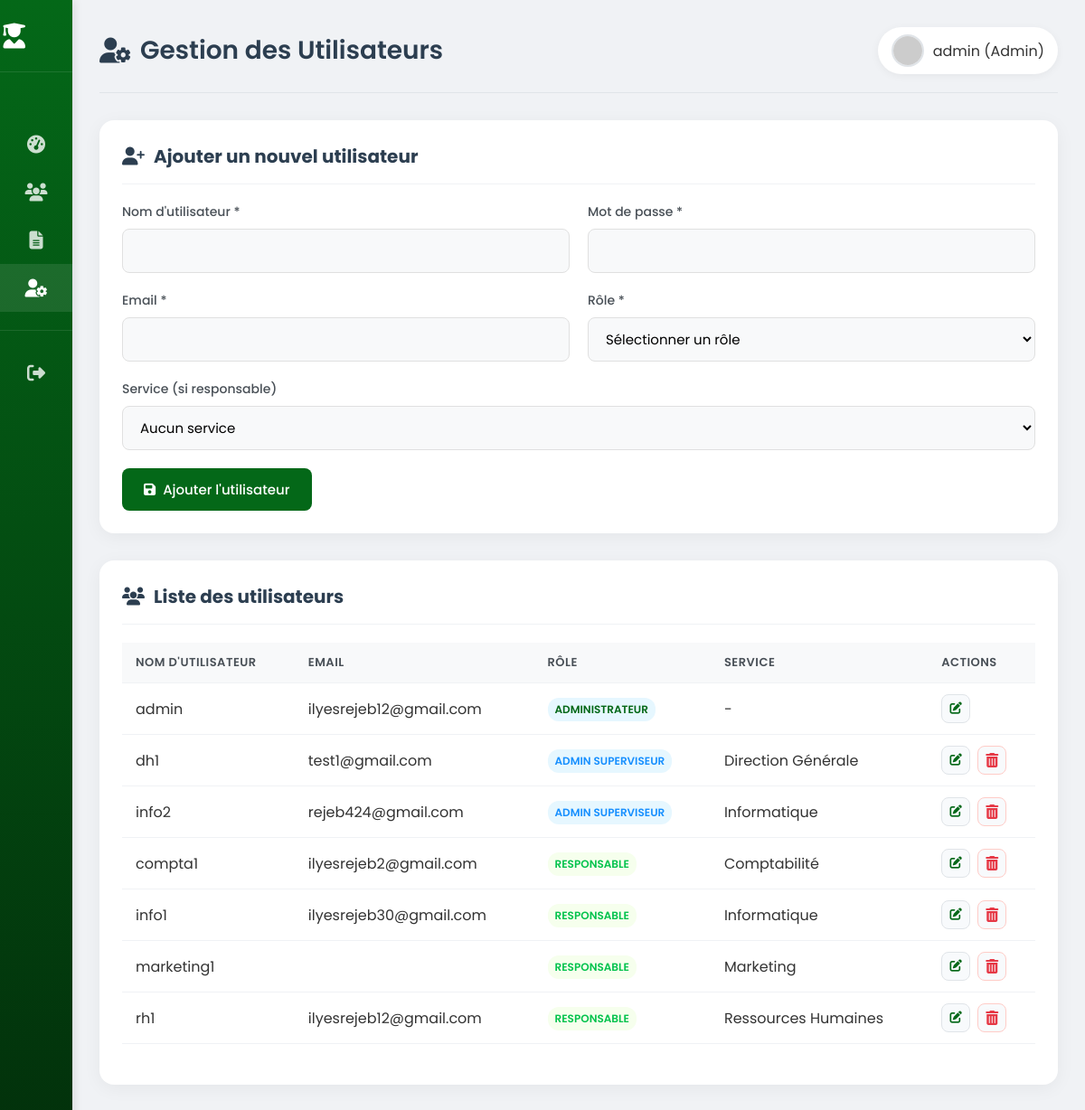
The page /utilisateurs.php (signed in) on the database its author committed.
### tables this page shows
CREATE TABLE IF NOT EXISTS `utilisateurs` (
  `id_user` int NOT NULL AUTO_INCREMENT,
  `username` varchar(50) NOT NULL,
  `password` varchar(255) NOT NULL,
  `email` varchar(50) NOT NULL,
  `role` enum('admin','superviseur','admin_super') DEFAULT 'superviseur',
  `id_service` int DEFAULT NULL,
  PRIMARY KEY (`id_user`),
  UNIQUE KEY `username` (`username`),
  KEY `id_service` (`id_service`)
);

CREATE TABLE IF NOT EXISTS `services` (
  `id_service` int NOT NULL AUTO_INCREMENT,
  `nom_service` varchar(100) NOT NULL,
  PRIMARY KEY (`id_service`)
);

### utilisateurs.php (the view, shortened to what this page needs)
<?php
$conn = new PDO("mysql:host=localhost;dbname=gestion_stagiaires;charset=utf8", "root", "");
$utilisateurs = $conn->query("
    SELECT u.*, s.nom_service
    FROM utilisateurs u
    LEFT JOIN services s ON u.id_service = s.id_service
    ORDER BY
        CASE
            WHEN u.role = 'admin' THEN 1
            WHEN u.role = 'admin_super' THEN 2
            ELSE 3
        END,
        u.username
")->fetchAll();
?>
<!DOCTYPE html>
<html lang="fr">
<head>
    <link rel="stylesheet" href="https://cdnjs.cloudflare.com/ajax/libs/font-awesome/6.4.0/css/all.min.css">
</head>
<body>
    <div class="sidebar">
        <div class="sidebar-header">
            <div class="logo">
                <i class="fas fa-user-graduate"></i>
            </div>
        </div>
        <div class="sidebar-menu">
            <ul>
                <li><a href="dashboard.php"><i class="fas fa-tachometer-alt"></i> <span>Tableau de bord</span></a></li>
                <li><a href="etudiants.php"><i class="fas fa-users"></i> <span>Étudiants</span></a></li>
                <li><a href="documents.php"><i class="fas fa-file-alt"></i> <span>Documents</span></a></li>
                <?php if ($_SESSION['role'] === 'admin' || $_SESSION['role'] === 'admin_super'): ?>
                <li><a href="utilisateurs.php" class="active"><i class="fas fa-user-cog"></i> <span>Utilisateurs</span></a></li>
                <?php endif; ?>
            </ul>
            <div class="logout">
                <ul>
                    <li><a href="logout.php"><i class="fas fa-sign-out-alt"></i> <span>Déconnexion</span></a></li>
                </ul>
            </div>
        </div>
    </div>
    <div class="main-content">
        <div class="page-header">
            <h1><i class="fas fa-user-cog"></i> Gestion des Utilisateurs</h1>
            <div class="user-profile">
                <img src="https://ui-avatars.com/api/?name=<?= urlencode($_SESSION['username']) ?>&background=046818&color=fff" alt="User">
                <span>
                    <?= htmlspecialchars($_SESSION['username']) ?>
                    (<?= $_SESSION['role'] === 'admin' ? 'Admin' : ($_SESSION['role'] === 'admin_super' ? 'Admin Superviseur' : 'Responsable') ?>)
                </span>
            </div>
        </div>
        <?php if ($_SESSION['role'] === 'admin'): ?>
        <div class="card">
            <div class="card-header">
                <h2><i class="fas fa-user-plus"></i> Ajouter un nouvel utilisateur</h2>
            </div>
            <form method="POST">
                <div class="form-row">
                    <div class="form-group">
                        <label for="username">Nom d'utilisateur *</label>
                        <input type="text" style="font-family: 'Poppins';" id="username" name="username" class="form-control" required>
                    </div>
                    <div class="form-group">
                        <label for="password">Mot de passe *</label>
                        <input type="password" style="font-family: 'Poppins';"  id="password" name="password" class="form-control" required>
                    </div>
                </div>
                <div class="form-row">
                    <div class="form-group">
                        <label for="email">Email *</label>
                        <input type="email" style="font-family: 'Poppins';"  id="email" name="email" class="form-control" required>
                    </div>
                    <div class="form-group">
                        <label for="role">Rôle *</label>
                        <select style="font-family: 'Poppins';"  id="role" name="role" class="form-control" required>
                            <option value="" style="font-family: 'Poppins';" >Sélectionner un rôle</option>
                        </select>
                    </div>
                </div>
                <div class="form-group">
                    <label for="id_service">Service (si responsable)</label>
                    <select style="font-family: 'Poppins';"  id="id_service"  name="id_service" class="form-control">
                        <option style="font-family: 'Poppins';"  value="">Aucun service</option>
                    </select>
                </div>
                <button type="submit" style="font-family: 'Poppins';"  name="ajouter" class="btn btn-primary">
                    <i class="fas fa-save"></i> Ajouter l'utilisateur
                </button>
            </form>
        </div>
        <?php endif; ?>
        <div class="card">
            <div class="card-header">
                <h2><i class="fas fa-users"></i> Liste des utilisateurs</h2>
            </div>
            <div class="table-responsive">
                <table class="table">
                    <thead>
                        <tr>
                            <th>Nom d'utilisateur</th>
                            <th>Email</th>
                            <th>Rôle</th>
                            <th>Service</th>
                            <th>Actions</th>
                        </tr>
                    </thead>
                    <tbody>
                        <?php foreach ($utilisateurs as $user): ?>
                        <tr data-user-id="<?= $user['id_user'] ?>">
                            <td class="editable" data-field="username">
                                <span class="view-mode"><?= htmlspecialchars($user['username']) ?></span>
                            </td>
                            <td class="editable" data-field="email">
                                <span class="view-mode"><?= htmlspecialchars($user['email']) ?></span>
                            </td>
                            <td class="editable" data-field="role">
                                <span class="view-mode">
                                    <?php if ($user['role'] === 'admin'): ?>
                                        <span class="badge badge-primary">Administrateur</span>
                                    <?php elseif ($user['role'] === 'admin_super'): ?>
                                        <span class="badge badge-info">Admin Superviseur</span>
                                    <?php else: ?>
                                        <span class="badge badge-success">Responsable</span>
                                    <?php endif; ?>
                                </span>
                            </td>
                            <td class="editable" data-field="id_service">
                                <span class="view-mode"><?= $user['nom_service'] ? htmlspecialchars($user['nom_service']) : '-' ?></span>
                            </td>
                            <td>
                                <div class="action-buttons">
                                    <?php if ($_SESSION['role'] === 'admin' || ($_SESSION['role'] === 'admin_super' && $user['role'] !== 'admin')): ?>
                                    <button class="btn-icon btn-edit" title="Modifier">
                                        <i class="fas fa-edit"></i>
                                    </button>
                                    <?php if ($_SESSION['role'] === 'admin' && $user['id_user'] != $_SESSION['user_id']): ?>
                                    <a href="utilisateurs.php?supprimer=<?= $user['id_user'] ?>" class="btn-icon btn-icon-danger" title="Supprimer"
                                    >
                                        <i class="fas fa-trash-alt"></i>
                                    </a>
                                    <?php endif; ?>
                                    <?php endif; ?>
                                </div>
                            </td>
                        </tr>
                        <?php endforeach; ?>
                    </tbody>
                </table>
            </div>
        </div>
    </div>
</body>
</html>

### rows shown on the page
utilisateurs: username "admin", email "ilyesrejeb12@gmail.com", role "ADMINISTRATEUR"
utilisateurs: username "dh1", email "test1@gmail.com", role "ADMIN SUPERVISEUR", id_service.nom_service "Direction Générale"
utilisateurs: username "info2", email "rejeb424@gmail.com", role "ADMIN SUPERVISEUR", id_service.nom_service "Informatique"
utilisateurs: username "compta1", email "ilyesrejeb2@gmail.com", role "RESPONSABLE", id_service.nom_service "Comptabilité"
utilisateurs: username "info1", email "ilyesrejeb30@gmail.com", role "RESPONSABLE", id_service.nom_service "Informatique"
utilisateurs: username "marketing1", role "RESPONSABLE", id_service.nom_service "Marketing"
utilisateurs: username "rh1", email "ilyesrejeb12@gmail.com", role "RESPONSABLE", id_service.nom_service "Ressources Humaines"

### other values the page prints
$_SESSION['username'] "admin"
